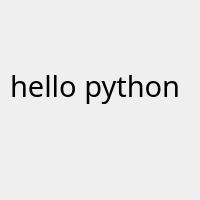
<?xml version="1.0" encoding="UTF-8"?>
<ui version="4.0">
 <class>Form</class>
 <widget class="QWidget" name="Form">
  <property name="geometry">
   <rect>
    <x>0</x>
    <y>0</y>
    <width>200</width>
    <height>200</height>
   </rect>
  </property>
  <property name="font">
   <font>
    <family>仿宋</family>
    <pointsize>36</pointsize>
   </font>
  </property>
  <property name="windowTitle">
   <string>ui文件测试</string>
  </property>
  <widget class="QLabel" name="label">
   <property name="geometry">
    <rect>
     <x>10</x>
     <y>50</y>
     <width>171</width>
     <height>71</height>
    </rect>
   </property>
   <property name="font">
    <font>
     <family>黑体</family>
     <pointsize>22</pointsize>
    </font>
   </property>
   <property name="text">
    <string>hello python</string>
   </property>
   <property name="margin">
    <number>-1</number>
   </property>
   <property name="indent">
    <number>-3</number>
   </property>
  </widget>
 </widget>
 <resources/>
 <connections/>
</ui>
